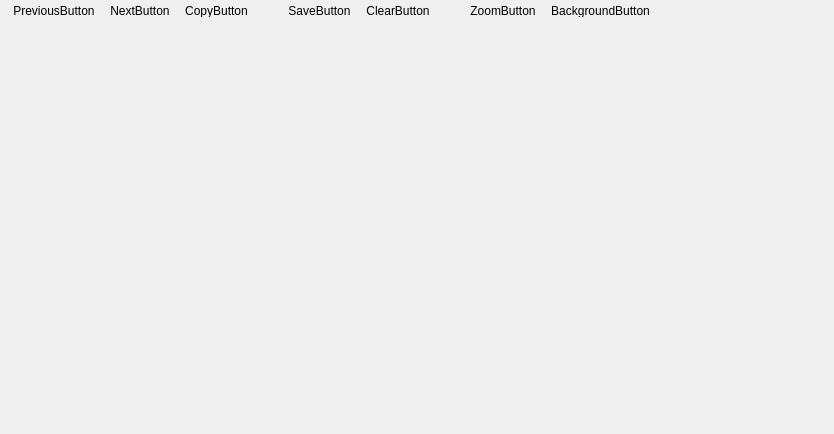
<?xml version="1.0" encoding="UTF-8"?>
<ui version="4.0">
  <class>ViewImageForm</class>
  <widget class="QDialog" name="ViewImageForm">
    <property name="geometry"><rect><x>0</x><y>0</y><width>834</width><height>434</height></rect></property>
    <property name="windowTitle"><string>ViewImageForm</string></property>
    <property name="vclPosition" stdset="0"><string notr="true">poOwnerFormCenter</string></property>
    <property name="vclBorderIcons" stdset="0"><string notr="true">biSystemMenu,biMaximize</string></property>
    <property name="vclKeyPreview" stdset="0"><bool>true</bool></property>
    <property name="vclDesignWidth" stdset="0"><number>834</number></property>
    <property name="vclDesignHeight" stdset="0"><number>434</number></property>
    <widget class="TImageWidget" name="Image">
      <property name="geometry"><rect><x>0</x><y>26</y><width>834</width><height>389</height></rect></property>
      <property name="vclAlign" stdset="0"><string notr="true">alClient</string></property>
      <property name="scaledContents"><bool>true</bool></property>
      <property name="proportional" stdset="0"><bool>true</bool></property>
      <property name="alignment"><set>Qt::AlignLeft|Qt::AlignTop</set></property>
    </widget>
    <widget class="QFrame" name="CoolBar">
      <property name="geometry"><rect><x>0</x><y>0</y><width>834</width><height>26</height></rect></property>
      <property name="vclAlign" stdset="0"><string notr="true">alTop</string></property>
      <property name="frameShape"><enum>QFrame::NoFrame</enum></property>
      <property name="frameShadow"><enum>QFrame::Plain</enum></property>
      <property name="vclClass" stdset="0"><string notr="true">TCoolBar</string></property>
      <widget class="QToolBar" name="ToolBar">
        <property name="geometry"><rect><x>2</x><y>0</y><width>828</width><height>22</height></rect></property>
        <property name="vclAlign" stdset="0"><string notr="true">alClient</string></property>
        <property name="movable"><bool>false</bool></property>
        <property name="floatable"><bool>false</bool></property>
        <property name="iconSize"><size><width>16</width><height>16</height></size></property>
        <property name="toolButtonStyle"><enum>Qt::ToolButtonTextBesideIcon</enum></property>
        <property name="vclButtonWidth" stdset="0"><number>115</number></property>
        <property name="vclButtonHeight" stdset="0"><number>22</number></property>
        <property name="vclImages" stdset="0"><string notr="true">ImageList</string></property>
        <property name="vclWrapable" stdset="0"><bool>false</bool></property>
        <addaction name="PreviousButton"/>
        <addaction name="NextButton"/>
        <addaction name="CopyButton"/>
        <addaction name="ToolButton2"/>
        <addaction name="SaveButton"/>
        <addaction name="ClearButton"/>
        <addaction name="ToolButton1"/>
        <addaction name="ZoomButton"/>
        <addaction name="BackgroundButton"/>
      </widget>
    </widget>
    <widget class="QStatusBar" name="StatusBar">
      <property name="geometry"><rect><x>0</x><y>415</y><width>834</width><height>19</height></rect></property>
      <property name="vclAlign" stdset="0"><string notr="true">alBottom</string></property>
      <property name="sizeGripEnabled"><bool>false</bool></property>
      <property name="vclPanelWidths" stdset="0"><string notr="true">100,75,50</string></property>
    </widget>
    <widget class="QMenu" name="ZoomPopupMenu">
      <property name="vclPopupMenu" stdset="0"><bool>true</bool></property>
      <addaction name="ZoomMenuItem1"/>
      <addaction name="ZoomMenuItem2"/>
      <addaction name="ZoomMenuItem3"/>
      <addaction name="ZoomMenuItem4"/>
      <addaction name="ZoomMenuItem5"/>
      <addaction name="ZoomMenuItem6"/>
      <addaction name="ZoomMenuItem7"/>
      <addaction name="ZoomMenuItem8"/>
      <addaction name="ZoomMenuItem9"/>
      <addaction name="ZoomMenuItem10"/>
      <addaction name="ZoomMenuItem11"/>
      <addaction name="ZoomMenuItem12"/>
    </widget>
    <action name="PreviousButton">
      <property name="text"><string>PreviousButton</string></property>
      <property name="icon"><iconset resource="../../resources/dfend.qrc"><normaloff>:/imagelists/ViewImageFormUnit/ImageList/4.png</normaloff></iconset></property>
      <property name="tag" stdset="0"><number>5</number></property>
    </action>
    <action name="NextButton">
      <property name="text"><string>NextButton</string></property>
      <property name="icon"><iconset resource="../../resources/dfend.qrc"><normaloff>:/imagelists/ViewImageFormUnit/ImageList/5.png</normaloff></iconset></property>
      <property name="tag" stdset="0"><number>6</number></property>
    </action>
    <action name="CopyButton">
      <property name="text"><string>CopyButton</string></property>
      <property name="icon"><iconset resource="../../resources/dfend.qrc"><normaloff>:/imagelists/ViewImageFormUnit/ImageList/0.png</normaloff></iconset></property>
      <property name="tag" stdset="0"><number>1</number></property>
    </action>
    <action name="ToolButton2">
      <property name="vclSeparator" stdset="0"><bool>true</bool></property>
    </action>
    <action name="SaveButton">
      <property name="text"><string>SaveButton</string></property>
      <property name="icon"><iconset resource="../../resources/dfend.qrc"><normaloff>:/imagelists/ViewImageFormUnit/ImageList/1.png</normaloff></iconset></property>
      <property name="tag" stdset="0"><number>2</number></property>
    </action>
    <action name="ClearButton">
      <property name="text"><string>ClearButton</string></property>
      <property name="icon"><iconset resource="../../resources/dfend.qrc"><normaloff>:/imagelists/ViewImageFormUnit/ImageList/2.png</normaloff></iconset></property>
      <property name="tag" stdset="0"><number>3</number></property>
    </action>
    <action name="ToolButton1">
      <property name="vclSeparator" stdset="0"><bool>true</bool></property>
    </action>
    <action name="ZoomButton">
      <property name="text"><string>ZoomButton</string></property>
      <property name="icon"><iconset resource="../../resources/dfend.qrc"><normaloff>:/imagelists/ViewImageFormUnit/ImageList/6.png</normaloff></iconset></property>
      <property name="vclDropdownMenu" stdset="0"><string notr="true">ZoomPopupMenu</string></property>
    </action>
    <action name="BackgroundButton">
      <property name="text"><string>BackgroundButton</string></property>
      <property name="icon"><iconset resource="../../resources/dfend.qrc"><normaloff>:/imagelists/ViewImageFormUnit/ImageList/3.png</normaloff></iconset></property>
      <property name="tag" stdset="0"><number>4</number></property>
    </action>
    <action name="ZoomMenuItem1">
      <property name="text"><string>25%</string></property>
      <property name="tag" stdset="0"><number>7</number></property>
    </action>
    <action name="ZoomMenuItem2">
      <property name="text"><string>33%</string></property>
      <property name="tag" stdset="0"><number>7</number></property>
    </action>
    <action name="ZoomMenuItem3">
      <property name="text"><string>50%</string></property>
      <property name="tag" stdset="0"><number>7</number></property>
    </action>
    <action name="ZoomMenuItem4">
      <property name="text"><string>75%</string></property>
      <property name="tag" stdset="0"><number>7</number></property>
    </action>
    <action name="ZoomMenuItem5">
      <property name="text"><string>100%</string></property>
      <property name="tag" stdset="0"><number>7</number></property>
    </action>
    <action name="ZoomMenuItem6">
      <property name="text"><string>125%</string></property>
      <property name="tag" stdset="0"><number>7</number></property>
    </action>
    <action name="ZoomMenuItem7">
      <property name="text"><string>150%</string></property>
      <property name="tag" stdset="0"><number>7</number></property>
    </action>
    <action name="ZoomMenuItem8">
      <property name="text"><string>175%</string></property>
      <property name="tag" stdset="0"><number>7</number></property>
    </action>
    <action name="ZoomMenuItem9">
      <property name="text"><string>200%</string></property>
      <property name="tag" stdset="0"><number>7</number></property>
    </action>
    <action name="ZoomMenuItem10">
      <property name="text"><string>250%</string></property>
      <property name="tag" stdset="0"><number>7</number></property>
    </action>
    <action name="ZoomMenuItem11">
      <property name="text"><string>300%</string></property>
      <property name="tag" stdset="0"><number>7</number></property>
    </action>
    <action name="ZoomMenuItem12">
      <property name="text"><string>400%</string></property>
      <property name="tag" stdset="0"><number>7</number></property>
    </action>
  </widget>
  <customwidgets>
    <customwidget>
      <class>TImageWidget</class>
      <extends>QLabel</extends>
      <header>VclWidgets.h</header>
    </customwidget>
  </customwidgets>
  <resources><include location="../../resources/dfend.qrc"/></resources>
  <connections/>
</ui>
